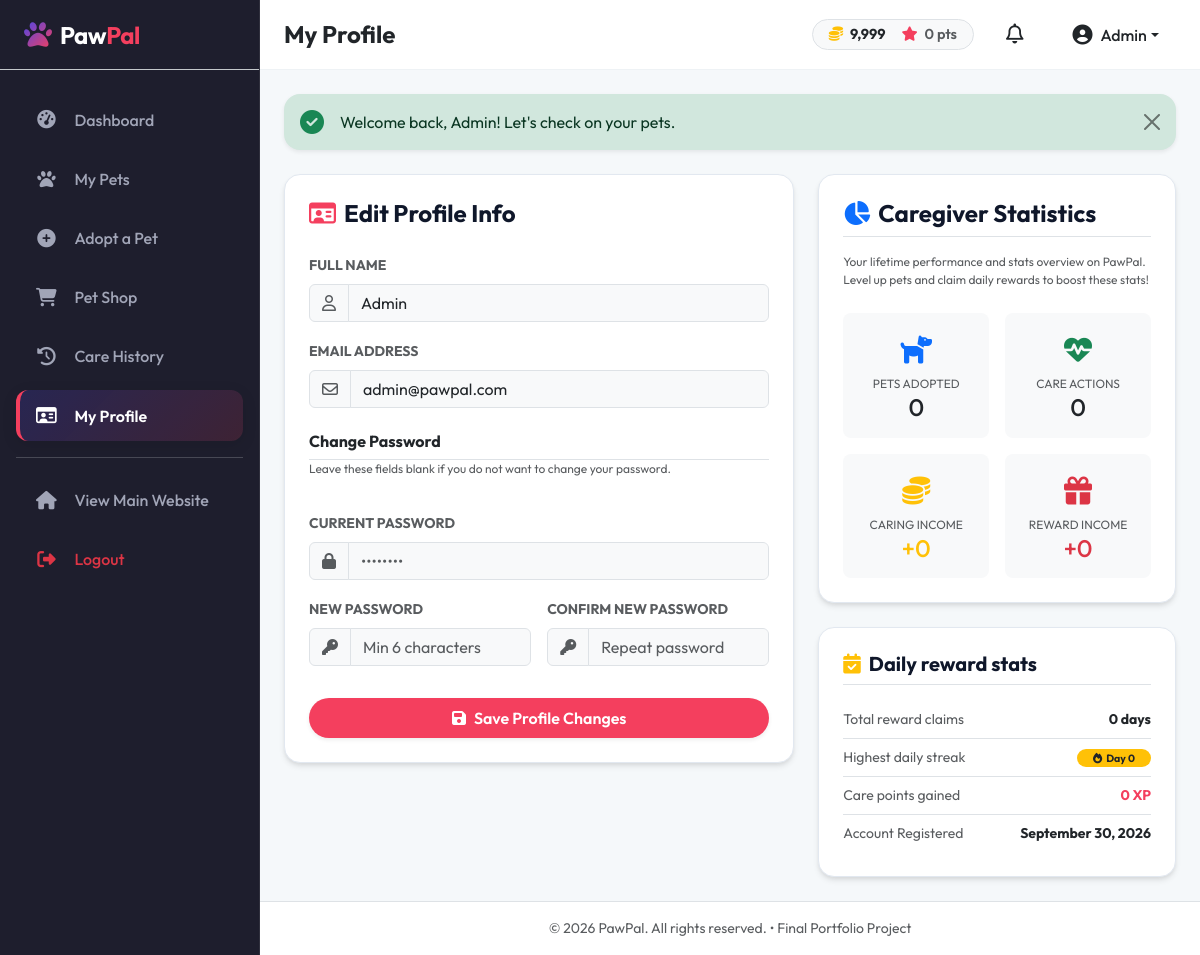
Screenshot of /user/profile.php (signed in) with the database file from the repository.
### tables this page shows
CREATE TABLE users (
    id INT AUTO_INCREMENT PRIMARY KEY,
    name VARCHAR(100) NOT NULL,
    email VARCHAR(120) UNIQUE NOT NULL,
    password VARCHAR(255) NOT NULL,
    role ENUM('user','admin') DEFAULT 'user',
    coins INT DEFAULT 100,
    points INT DEFAULT 0,
    avatar VARCHAR(255) DEFAULT NULL,
    created_at TIMESTAMP DEFAULT CURRENT_TIMESTAMP,
    updated_at TIMESTAMP DEFAULT CURRENT_TIMESTAMP ON UPDATE CURRENT_TIMESTAMP
);

### user/profile.php (the view, shortened to what the rows shown need)
<?php
$page_title = 'My Profile';
require_once __DIR__ . '/../includes/auth.php';
require_once __DIR__ . '/../includes/header.php';
$currentUser = getCurrentUser($pdo);
?>
<div class="row g-4">
    <div class="col-lg-7">
        <div class="glass-card p-4 bg-white">
            <form action="<?php echo BASE_URL; ?>/user/profile.php" method="POST">
                <div class="row g-3">
                    <div class="col-12">
                        <div class="input-group">
                            <span class="input-group-text bg-light"><i class="fa-regular fa-user text-muted"></i></span>
                            <input type="text" class="form-control bg-light" id="name" name="name" value="<?php echo sanitize($currentUser['name']); ?>" required>
                        </div>
                    </div>
                    <div class="col-12">
                        <div class="input-group">
                            <span class="input-group-text bg-light"><i class="fa-regular fa-envelope text-muted"></i></span>
                            <input type="email" class="form-control bg-light" id="email" name="email" value="<?php echo sanitize($currentUser['email']); ?>" required>
                        </div>
                    </div>
                </div>
            </form>
        </div>
    </div>
    <div class="col-lg-5">
        <div class="glass-card p-4 bg-white">
            <ul class="list-group list-group-flush small">
                <li class="list-group-item px-0 d-flex justify-content-between align-items-center bg-transparent">
                    <span class="text-muted">Care points gained</span>
                    <strong class="text-accent"><?php echo number_format($currentUser['points']); ?> XP</strong>
                </li>
                <li class="list-group-item px-0 d-flex justify-content-between align-items-center bg-transparent">
                    <span class="text-muted">Account Registered</span>
                    <strong class="text-dark"><?php echo date('F d, Y', strtotime($currentUser['created_at'])); ?></strong>
                </li>
            </ul>
        </div>
    </div>
</div>
<?php
require_once __DIR__ . '/../includes/footer.php';
?>

### includes/header.php (shortened to what the rows shown need)
<?php
require_once __DIR__ . '/functions.php';
$current_page = basename($_SERVER['PHP_SELF']);
$user_coins = 0;
$user_points = 0;
$user_name = '';
if (isLoggedIn()) {
    $current_user = getCurrentUser($pdo);
    if ($current_user) {
        $user_coins = $current_user['coins'];
        $user_points = $current_user['points'];
        $user_name = $current_user['name'];
    }
}
$is_user_page = isLoggedIn() && (strpos($_SERVER['PHP_SELF'], '/user/') !== false);
?>
<!DOCTYPE html>
<html lang="en">
<head>
    <link rel="stylesheet" href="https://cdnjs.cloudflare.com/ajax/libs/font-awesome/6.4.0/css/all.min.css">
    <link href="https://cdn.jsdelivr.net/npm/bootstrap@5.3.0/dist/css/bootstrap.min.css" rel="stylesheet">
    <link rel="stylesheet" href="<?php echo BASE_URL; ?>/assets/css/style.css?v=<?php echo time(); ?>">
</head>
<body>
    <?php if ($is_user_page): ?>
        <div class="user-layout-wrapper">
            <aside class="user-sidebar" id="userSidebar">
                <div class="sidebar-brand d-flex align-items-center justify-content-between border-bottom border-secondary-subtle">
                    <a class="navbar-brand d-flex align-items-center text-decoration-none" href="<?php echo BASE_URL; ?>/index.php">
                        <i class="fa-solid fa-paw me-2 brand-icon text-accent fs-3"></i>
                        <span class="brand-text text-white fw-bold fs-4">Paw<span class="text-accent">Pal</span></span>
                    </a>
                </div>
                <nav class="sidebar-nav">
                    <a href="<?php echo BASE_URL; ?>/user/dashboard.php" class="sidebar-link <?php echo $current_page == 'dashboard.php' ? 'active' : ''; ?>">
                        <i class="fa-solid fa-gauge-high"></i>
                        <span>Dashboard</span>
                    </a>
                    <a href="<?php echo BASE_URL; ?>/user/my_pets.php" class="sidebar-link <?php echo ($current_page == 'my_pets.php' || $current_page == 'pet_care.php' || $current_page == 'pet_details.php') ? 'active' : ''; ?>">
                        <i class="fa-solid fa-paw"></i>
                        <span>My Pets</span>
                    </a>
                    <a href="<?php echo BASE_URL; ?>/user/pets.php" class="sidebar-link <?php echo $current_page == 'pets.php' ? 'active' : ''; ?>">
                        <i class="fa-solid fa-circle-plus"></i>
                        <span>Adopt a Pet</span>
                    </a>
                    <a href="<?php echo BASE_URL; ?>/user/shop.php" class="sidebar-link <?php echo $current_page == 'shop.php' ? 'active' : ''; ?>">
                        <i class="fa-solid fa-cart-shopping"></i>
                        <span>Pet Shop</span>
                    </a>
                    <a href="<?php echo BASE_URL; ?>/user/care_history.php" class="sidebar-link <?php echo $current_page == 'care_history.php' ? 'active' : ''; ?>">
                        <i class="fa-solid fa-clock-rotate-left"></i>
                        <span>Care History</span>
                    </a>
                    <a href="<?php echo BASE_URL; ?>/user/profile.php" class="sidebar-link <?php echo $current_page == 'profile.php' ? 'active' : ''; ?>">
                        <i class="fa-regular fa-id-card"></i>
                        <span>My Profile</span>
                    </a>
                    <hr class="border-secondary-subtle my-3">
                    <a href="<?php echo BASE_URL; ?>/index.php" class="sidebar-link">
                        <i class="fa-solid fa-house"></i>
                        <span>View Main Website</span>
                    </a>
                    <a href="<?php echo BASE_URL; ?>/logout.php" class="sidebar-link text-danger">
                        <i class="fa-solid fa-right-from-bracket"></i>
                        <span>Logout</span>
                    </a>
                </nav>
            </aside>
            <div class="user-main-wrapper">
                <header class="user-top-bar d-flex align-items-center justify-content-between px-4 py-3 sticky-top">
                    <div class="d-flex align-items-center gap-3">
                        <h4 class="mb-0 fw-bold d-none d-md-block text-dark"><?php echo isset($page_title) ? $page_title : 'Dashboard'; ?></h4>
                    </div>
                    <div class="d-flex align-items-center gap-3">
                        <div class="nav-stats-badge d-flex py-1 px-3 bg-light rounded-pill border">
                            <span class="stat-item me-3" title="Virtual Coins">
                                <i class="fa-solid fa-coins text-warning me-1"></i>
                                <span class="user-coins-display fw-bold text-dark"><?php echo number_format($user_coins); ?></span>
                            </span>
                            <span class="stat-item d-none d-sm-inline text-muted" title="Care Points (XP)">
                                <i class="fa-solid fa-star text-accent me-1"></i>
                                <span><?php echo number_format($user_points); ?> pts</span>
                            </span>
                        </div>
                        <div class="dropdown position-relative" id="notificationsDropdownWrapper">
                            <a class="nav-link position-relative py-2 px-3 rounded-circle hover-bg-light" href="#" role="button" id="notifDropdown" data-bs-toggle="dropdown" aria-expanded="false">
                                <i class="fa-regular fa-bell fs-5 text-dark"></i>
                            </a>
                        </div>
                        <div class="dropdown">
                            <button class="btn btn-outline-dark dropdown-toggle d-flex align-items-center profile-btn px-3" type="button" id="userMenuBtn" data-bs-toggle="dropdown" aria-expanded="false">
                                <i class="fa-solid fa-circle-user fs-5 me-md-2"></i>
                                <span class="d-none d-md-inline"><?php echo sanitize($user_name); ?></span>
                            </button>
                        </div>
                    </div>
                </header>
                <main class="user-content-area p-4">
    <?php endif; ?>

### rows the page displays
users: coins "9,999", points "0", name "Admin", email "admin@pawpal.com", created_at "September 30, 2026"

### other values shown
$page_title "My Profile"
$flash['message'] "Welcome back, Admin! Let's check on your pets."
$petsAdopted "0"
$totalCareLogs "0"
$totalCoinsFromCare "0"
$totalCoinsFromRewards "0"
$totalClaims "0"
$maxStreak "0"
